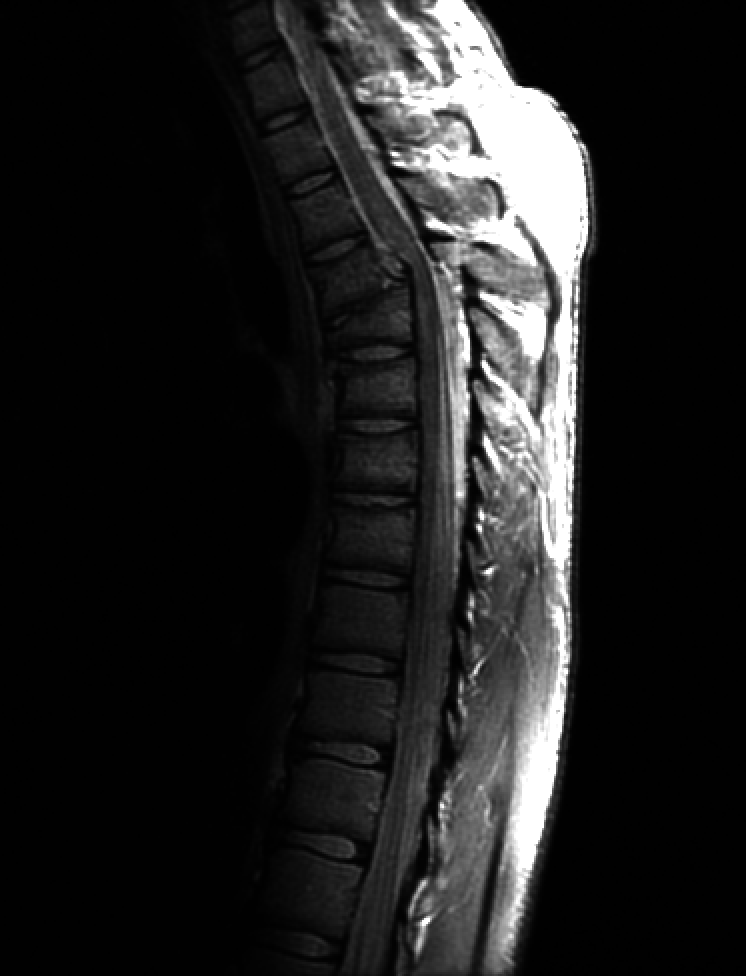
#> input picture Assignment1/Fig0308.tif, 746 x 976 px
$ python a1part2.py   (older library calls are emulated)
#> lines starting #> are read from the running program, lines starting #| are printed output that depends on the picture
import Image, os, collections
import matplotlib.pyplot as plt
import numpy as np


class A1Part2:
    def __init__(self):
        self.im = None
        self.name = None
        self.mode = None
        self.size = None
        self.format = None
        self.pixel = None

    # get all the attributes of the image information
    def getInfo(self, inputFile):
#> called with inputFile = 'Fig0308.tif'
        self.name, ext = os.path.splitext(inputFile)
        self.im = Image.open(inputFile)
#> self.im is the input picture: PIL image 746x976 L; min 0, max 255, mean 32.6
        self.mode, self.size, self.format = self.im.mode, self.im.size, self.im.format
#> self.mode = 'L'; self.size = (746, 976); self.format = 'TIFF'
        self.pixel = list(self.im.getdata())
#> self.pixel = 728096 items

    # generate histogram plot
    def generateHist(self):
        im = np.array(self.im.convert('L'))
        # imHist is values of the histogram
        # bins is the bin edges
        imHist, bins = np.histogram(im.flatten(), 256, normed=True)
        # cdf is the cumulative distribution function (cdf)
        cdf = imHist.cumsum()
        # transform the value into [0-255]
        cdf = 255 * cdf / cdf[-1]
        # use linear interpolation of cdf to find new pixel values
        newPixel = np.interp(im.flatten(), bins[:-1], cdf)
        #newPixel = newPixel.reshape(im.shape)
        # make the numpy array to be a list
        newPixel = list(newPixel)
        outputFile = self.name + '_histEqual' + '.' + self.format
        newIm = Image.new(self.mode, self.size)
        newIm.putdata(newPixel)
        newIm.save(outputFile)
        plt.figure(1)
        plt.hist(self.pixel, bins=256, histtype='bar')
        plt.title('Original '+self.name+' Histogram')
        plt.xlabel('Gray Levels')
        plt.ylabel('Frequencies')
        plt.figure(2)
        plt.hist(newPixel, bins=256, histtype='bar')
        plt.title('Modified '+self.name+' Histogram')
        plt.xlabel('Gray Levels')
        plt.ylabel('Frequencies')
        plt.show()
        return newPixel, cdf

    # histogram equalization
    def histEqual(self):
        im = np.array(self.im)
        #### get the pixel values and store into a list
        oldPixel = list(self.im.getdata())
#> oldPixel = 728096 items
        oldPixel = [round(p) for p in oldPixel]
        ## collections defaultdict stores list dictionary
        histDict = collections.defaultdict(list)
        for i, item in enumerate(oldPixel):
            histDict[item].append(i)
#> this loop made 728096 passes
#> item on passes 1 to 3: 0, 0, 1
        # input: bins (num of bins)
        # output: imHist (probabilities of each histogram bar), bins (bin edges)
        imHist, bins = np.histogram(im.flatten(), bins=255, normed=True)
#> imHist = 255 values, max 0.559 at index 1, min 0 at index 59, mean 0.00392; bins = 256 values from 0 to 255
        # cdf is the cumulative distribution function (cdf)
        #### histogram equalization method !!!
        cdf = imHist.cumsum()
#> cdf = 255 values from 0.0145 to 1
        newGrayLevel = [round(c*255.0) for c in cdf]
#> newGrayLevel = 255 values from 4 to 255
        newImHist = [0.0]*255
        for i in xrange(len(imHist)):
            index = newGrayLevel[i]
            newImHist[int(index)-1] += imHist[i]
            # if index in the histDict, we need to update the oldPixel values
            if i in histDict:
                for pixelIndex in histDict[i]:
                    oldPixel[pixelIndex] = int(index)-1
#> this loop made 255 passes
#> index on passes 1 to 3: 4, 146, 151
#> after the loop, newImHist = 255 values, max 0.559 at index 145, min 0 at index 0, mean 0.00392
        #### save the file
        newIm = Image.new(self.mode, self.size)
#> newIm: PIL image 746x976 L; every value is 0
        newIm.putdata(oldPixel)
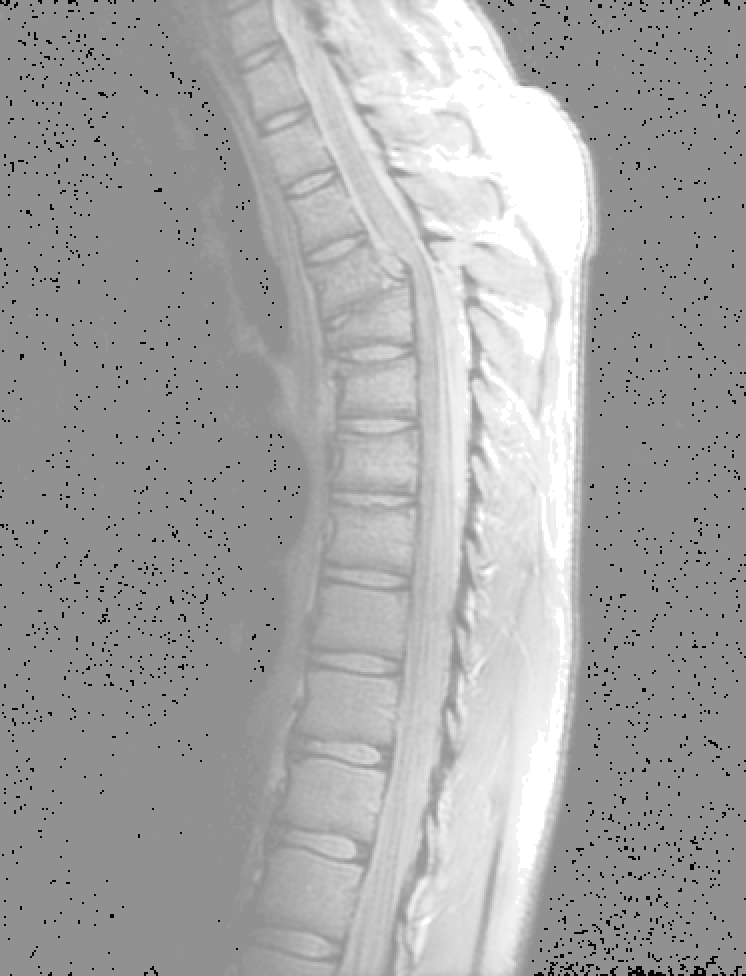
#> newIm: PIL image 746x976 L; min 3, max 255, mean 166.8
        outputFileName = self.name+'_histEqual.'+'png'
        newIm.save(outputFileName)
        #### plot histogram
        plt.figure(1)
        plt.bar(list(range(255)), imHist)
        plt.axis([0, 256, 0, 1.0])
        plt.title('Original '+self.name+' Histogram')
        plt.xlabel('Gray Levels')
        plt.ylabel('Frequencies')
        plt.figure(2)
        plt.bar(list(range(255)), newImHist)
        plt.axis([0, 256, 0, 1.0])
        plt.title('Modified '+self.name+' Histogram')
        plt.xlabel('Gray Levels')
        plt.ylabel('Frequencies')
        #### plot the equalization transformation function
        plt.figure(3)
        plt.plot(newGrayLevel)
        plt.axis([0, 255, 0, 255])
        plt.xlabel('Input Intensity')
        plt.ylabel('Output Intensity')
        plt.title('Histogram Transformation Function')
        plt.show()
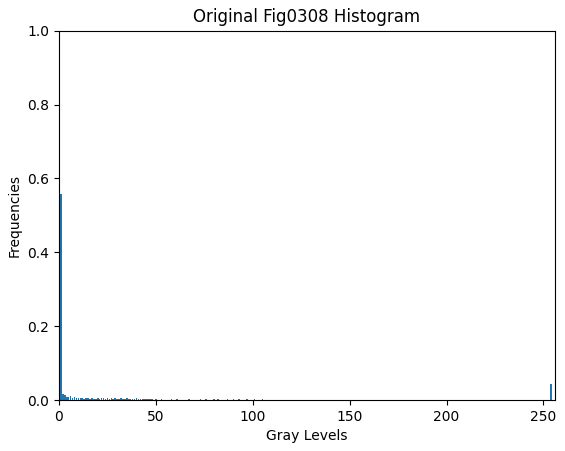
#> figure drawn by matplotlib, 1 panel; tallest bar 0.559 high, from x = 0.6 to 1.4
#> figure, not shown here; tallest bar 0.559 high, from x = 144.6 to 145.4
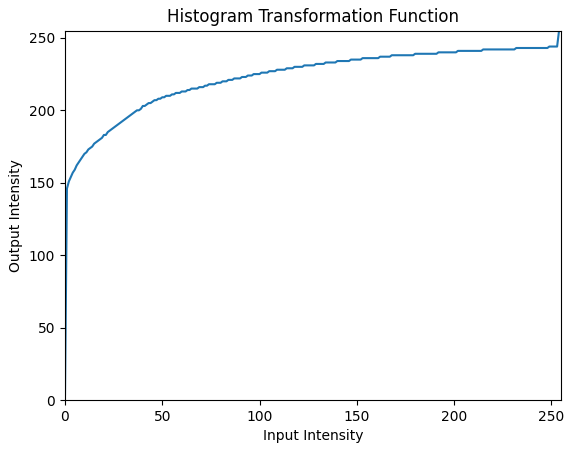
#> figure drawn by matplotlib, 1 panel; curve peaks at x = 254, y = 255


if __name__ == '__main__':
    sol = A1Part2()
    sol.getInfo('Fig0308.tif')
    sol.histEqual()
